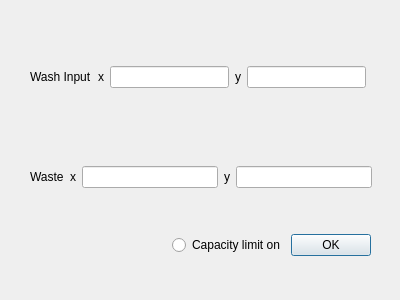
<?xml version="1.0" encoding="UTF-8"?>
<ui version="4.0">
 <class>CleaningDialog</class>
 <widget class="QDialog" name="CleaningDialog">
  <property name="geometry">
   <rect>
    <x>0</x>
    <y>0</y>
    <width>400</width>
    <height>300</height>
   </rect>
  </property>
  <property name="windowTitle">
   <string>Dialog</string>
  </property>
  <widget class="QWidget" name="layoutWidget">
   <property name="geometry">
    <rect>
     <x>30</x>
     <y>50</y>
     <width>336</width>
     <height>55</height>
    </rect>
   </property>
   <layout class="QVBoxLayout" name="verticalLayout_2">
    <item>
     <layout class="QHBoxLayout" name="horizontalLayout_4">
      <item>
       <widget class="QLabel" name="labelIn">
        <property name="text">
         <string>Wash Input</string>
        </property>
       </widget>
      </item>
      <item>
       <widget class="QLabel" name="labelIn_x">
        <property name="text">
         <string>x</string>
        </property>
       </widget>
      </item>
      <item>
       <widget class="QLineEdit" name="lineEditIn_x"/>
      </item>
      <item>
       <widget class="QLabel" name="labelIn_y">
        <property name="text">
         <string>y</string>
        </property>
       </widget>
      </item>
      <item>
       <widget class="QLineEdit" name="lineEditIn_y"/>
      </item>
     </layout>
    </item>
   </layout>
  </widget>
  <widget class="QWidget" name="layoutWidget_2">
   <property name="geometry">
    <rect>
     <x>30</x>
     <y>150</y>
     <width>342</width>
     <height>55</height>
    </rect>
   </property>
   <layout class="QVBoxLayout" name="verticalLayout_3">
    <item>
     <layout class="QHBoxLayout" name="horizontalLayout_6">
      <item>
       <widget class="QLabel" name="labelOut">
        <property name="text">
         <string>Waste</string>
        </property>
       </widget>
      </item>
      <item>
       <widget class="QLabel" name="labelOut_x">
        <property name="text">
         <string>x</string>
        </property>
       </widget>
      </item>
      <item>
       <widget class="QLineEdit" name="lineEditOut_x"/>
      </item>
      <item>
       <widget class="QLabel" name="labelOut_y">
        <property name="text">
         <string>y</string>
        </property>
       </widget>
      </item>
      <item>
       <widget class="QLineEdit" name="lineEditOut_y"/>
      </item>
     </layout>
    </item>
   </layout>
  </widget>
  <widget class="QWidget" name="">
   <property name="geometry">
    <rect>
     <x>30</x>
     <y>230</y>
     <width>341</width>
     <height>31</height>
    </rect>
   </property>
   <layout class="QHBoxLayout" name="horizontalLayout">
    <item>
     <spacer name="horizontalSpacer">
      <property name="orientation">
       <enum>Qt::Horizontal</enum>
      </property>
      <property name="sizeHint" stdset="0">
       <size>
        <width>40</width>
        <height>20</height>
       </size>
      </property>
     </spacer>
    </item>
    <item>
     <widget class="QRadioButton" name="radioButtonLimit">
      <property name="text">
       <string>Capacity limit on</string>
      </property>
     </widget>
    </item>
    <item>
     <widget class="QPushButton" name="pushButtonOK">
      <property name="text">
       <string>OK</string>
      </property>
     </widget>
    </item>
   </layout>
  </widget>
 </widget>
 <resources/>
 <connections/>
</ui>
